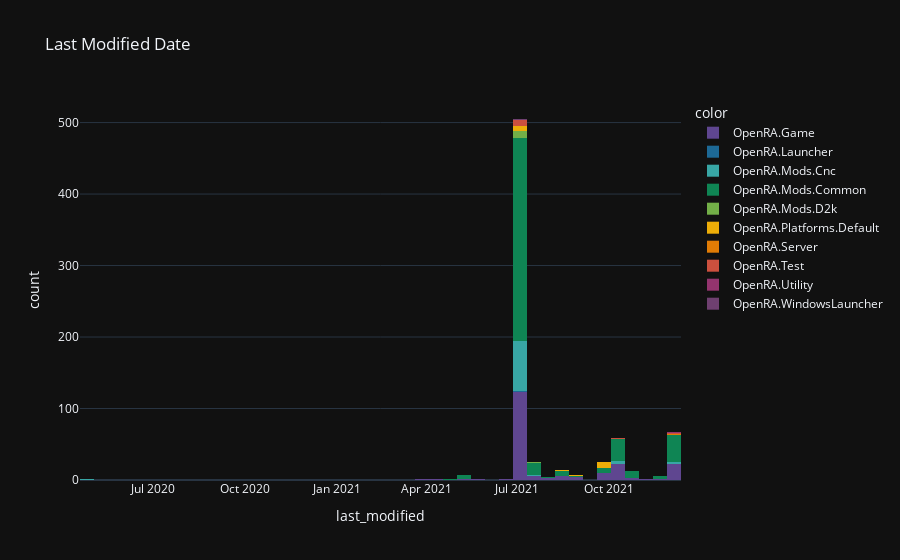

Notebook cell for this chart:
### Code cell
# Histogram of lines of code
fig = px.histogram(df_grouped,
                   x="last_modified",
                   color=df_grouped.index.get_level_values(1),
                   title='Last Modified Date',
                   labels={'lines': 'Lines of Code'},
                   template=template,
                   color_discrete_sequence=theme)
fig.show()

### Figure 1 — Plotly figure (JSON) as saved in the notebook; plotly's stock layout.template omitted (floating-point values rounded to 4 significant figures; data arrays with more than 128 entries replaced by an {"elided": "..."} marker saying what was removed)
{"data": [{"alignmentgroup": "True", "bingroup": "x", "hovertemplate": "color=OpenRA.Game<br>last_modified=%{x}<br>count=%{y}<extra></extra>", "legendgroup": "OpenRA.Game", "marker": {"color": "rgb(95, 70, 144)", "pattern": {"shape": ""}}, "name": "OpenRA.Game", "offsetgroup": "OpenRA.Game", "orientation": "v", "showlegend": true, "type": "histogram", "x": {"elided": "206 str values"}, "xaxis": "x", "yaxis": "y"}, {"alignmentgroup": "True", "bingroup": "x", "hovertemplate": "color=OpenRA.Launcher<br>last_modified=%{x}<br>count=%{y}<extra></extra>", "legendgroup": "OpenRA.Launcher", "marker": {"color": "rgb(29, 105, 150)", "pattern": {"shape": ""}}, "name": "OpenRA.Launcher", "offsetgroup": "OpenRA.Launcher", "orientation": "v", "showlegend": true, "type": "histogram", "x": ["2021-06-29 16:34:36+02:00"], "xaxis": "x", "yaxis": "y"}, {"alignmentgroup": "True", "bingroup": "x", "hovertemplate": "color=OpenRA.Mods.Cnc<br>last_modified=%{x}<br>count=%{y}<extra></extra>", "legendgroup": "OpenRA.Mods.Cnc", "marker": {"color": "rgb(56, 166, 165)", "pattern": {"shape": ""}}, "name": "OpenRA.Mods.Cnc", "offsetgroup": "OpenRA.Mods.Cnc", "orientation": "v", "showlegend": true, "type": "histogram", "x": ["2021-06-29 16:34:36+02:00", "2021-06-29 16:34:36+02:00", "2021-06-29 16:34:36+02:00", "2021-06-29 16:34:36+02:00", "2021-12-05 13:27:29+01:00", "2021-06-29 16:34:36+02:00", "2021-06-29 16:34:36+02:00", "2021-06-29 16:34:36+02:00", "2021-06-29 16:34:36+02:00", "2021-06-29 16:34:36+02:00", "2021-06-29 16:34:36+02:00", "2021-06-29 16:34:36+02:00", "2021-06-29 16:34:36+02:00", "2021-06-29 16:34:36+02:00", "2021-06-29 16:34:36+02:00", "2021-10-09 13:47:19+01:00", "2021-06-29 16:34:36+02:00", "2021-06-29 16:34:36+02:00", "2021-06-29 16:34:36+02:00", "2021-06-29 16:34:36+02:00", "2021-06-29 16:34:36+02:00", "2021-06-29 16:34:36+02:00", "2021-06-29 16:34:36+02:00", "2020-04-25 21:08:11+02:00", "2021-06-29 16:34:36+02:00", "2021-06-29 16:34:36+02:00", "2021-06-29 16:34:36+02:00", "2021-06-29 16:34:36+02:00", "2021-06-29 16:34:36+02:00", "2021-06-29 16:34:36+02:00", "2021-10-09 13:47:19+01:00", "2021-06-29 16:34:36+02:00", "2021-06-29 16:34:36+02:00", "2021-06-29 16:34:36+02:00", "2021-06-29 16:34:36+02:00", "2021-06-29 16:34:36+02:00", "2021-06-29 16:34:36+02:00", "2021-06-29 16:34:36+02:00", "2021-06-29 16:34:36+02:00", "2021-06-29 16:34:36+02:00", "2021-06-29 16:34:36+02:00", "2021-06-29 16:34:36+02:00", "2021-06-29 16:34:36+02:00", "2021-06-29 16:34:36+02:00", "2021-06-29 16:34:36+02:00", "2021-06-29 16:34:36+02:00", "2021-06-29 16:34:36+02:00", "2021-06-29 16:34:36+02:00", "2021-06-29 16:34:36+02:00", "2021-06-29 16:34:36+02:00", "2021-06-29 16:34:36+02:00", "2021-06-29 16:34:36+02:00", "2021-06-29 16:34:36+02:00", "2021-06-29 16:34:36+02:00", "2021-06-29 16:34:36+02:00", "2021-06-29 16:34:36+02:00", "2021-06-29 16:34:36+02:00", "2021-06-29 16:34:36+02:00", "2021-06-29 16:34:36+02:00", "2021-06-29 16:34:36+02:00", "2021-12-05 16:22:22+00:00", "2021-06-29 16:34:36+02:00", "2021-10-12 23:20:45+03:00", "2021-06-29 16:34:36+02:00", "2021-06-29 16:34:36+02:00", "2021-10-12 23:20:45+03:00", "2021-06-29 16:34:36+02:00", "2021-12-05 13:27:29+01:00", "2021-06-29 16:34:36+02:00", "2021-06-29 16:34:36+02:00", "2021-06-29 16:34:36+02:00", "2021-06-29 16:34:36+02:00", "2021-08-20 12:47:35+01:00", "2021-06-29 16:34:36+02:00", "2021-06-29 16:34:36+02:00", "2021-06-29 16:34:36+02:00", "2021-06-29 16:34:36+02:00", "2021-06-29 16:34:36+02:00", "2021-06-29 16:34:36+02:00", "2021-06-29 16:34:36+02:00", "2021-07-11 12:24:56+02:00"], "xaxis": "x", "yaxis": "y"}, {"alignmentgroup": "True", "bingroup": "x", "hovertemplate": "color=OpenRA.Mods.Common<br>last_modified=%{x}<br>count=%{y}<extra></extra>", "legendgroup": "OpenRA.Mods.Common", "marker": {"color": "rgb(15, 133, 84)", "pattern": {"shape": ""}}, "name": "OpenRA.Mods.Common", "offsetgroup": "OpenRA.Mods.Common", "orientation": "v", "showlegend": true, "type": "histogram", "x": {"elided": "408 str values"}, "xaxis": "x", "yaxis": "y"}, {"alignmentgroup": "True", "bingroup": "x", "hovertemplate": "color=OpenRA.Mods.D2k<br>last_modified=%{x}<br>count=%{y}<extra></extra>", "legendgroup": "OpenRA.Mods.D2k", "marker": {"color": "rgb(115, 175, 72)", "pattern": {"shape": ""}}, "name": "OpenRA.Mods.D2k", "offsetgroup": "OpenRA.Mods.D2k", "orientation": "v", "showlegend": true, "type": "histogram", "x": ["2021-07-22 20:25:31+01:00", "2021-06-29 16:34:36+02:00", "2021-06-29 16:34:36+02:00", "2021-06-29 16:34:36+02:00", "2021-06-29 16:34:36+02:00", "2021-06-29 16:34:36+02:00", "2021-06-29 16:34:36+02:00", "2021-06-29 16:34:36+02:00", "2021-06-29 16:34:36+02:00", "2021-06-29 16:34:36+02:00", "2021-06-29 16:34:36+02:00"], "xaxis": "x", "yaxis": "y"}, {"alignmentgroup": "True", "bingroup": "x", "hovertemplate": "color=OpenRA.Platforms.Default<br>last_modified=%{x}<br>count=%{y}<extra></extra>", "legendgroup": "OpenRA.Platforms.Default", "marker": {"color": "rgb(237, 173, 8)", "pattern": {"shape": ""}}, "name": "OpenRA.Platforms.Default", "offsetgroup": "OpenRA.Platforms.Default", "orientation": "v", "showlegend": true, "type": "histogram", "x": ["2021-06-29 16:34:36+02:00", "2021-08-22 20:59:13+02:00", "2021-10-02 21:09:32+07:00", "2021-06-29 16:34:36+02:00", "2021-06-29 16:34:36+02:00", "2021-06-29 16:34:36+02:00", "2021-09-28 23:34:26+02:00", "2021-09-26 09:59:02+01:00", "2021-09-20 20:39:17+01:00", "2021-10-02 21:09:32+07:00", "2021-06-29 16:34:36+02:00", "2021-09-26 13:14:52+01:00", "2021-06-29 16:34:36+02:00", "2021-10-02 21:09:32+07:00", "2021-08-10 21:40:21+02:00", "2021-06-29 16:34:36+02:00", "2021-10-02 21:09:32+07:00"], "xaxis": "x", "yaxis": "y"}, {"alignmentgroup": "True", "bingroup": "x", "hovertemplate": "color=OpenRA.Server<br>last_modified=%{x}<br>count=%{y}<extra></extra>", "legendgroup": "OpenRA.Server", "marker": {"color": "rgb(225, 124, 5)", "pattern": {"shape": ""}}, "name": "OpenRA.Server", "offsetgroup": "OpenRA.Server", "orientation": "v", "showlegend": true, "type": "histogram", "x": ["2021-12-05 13:26:40+01:00"], "xaxis": "x", "yaxis": "y"}, {"alignmentgroup": "True", "bingroup": "x", "hovertemplate": "color=OpenRA.Test<br>last_modified=%{x}<br>count=%{y}<extra></extra>", "legendgroup": "OpenRA.Test", "marker": {"color": "rgb(204, 80, 62)", "pattern": {"shape": ""}}, "name": "OpenRA.Test", "offsetgroup": "OpenRA.Test", "orientation": "v", "showlegend": true, "type": "histogram", "x": ["2021-06-29 16:34:36+02:00", "2021-06-29 16:34:36+02:00", "2021-06-29 16:34:36+02:00", "2021-06-29 16:34:36+02:00", "2021-12-05 16:22:22+00:00", "2021-06-29 16:34:36+02:00", "2021-06-29 16:34:36+02:00", "2021-06-29 16:34:36+02:00", "2021-06-29 16:34:36+02:00", "2021-10-10 12:41:54+01:00", "2021-12-05 16:22:22+00:00", "2021-06-29 16:34:36+02:00"], "xaxis": "x", "yaxis": "y"}, {"alignmentgroup": "True", "bingroup": "x", "hovertemplate": "color=OpenRA.Utility<br>last_modified=%{x}<br>count=%{y}<extra></extra>", "legendgroup": "OpenRA.Utility", "marker": {"color": "rgb(148, 52, 110)", "pattern": {"shape": ""}}, "name": "OpenRA.Utility", "offsetgroup": "OpenRA.Utility", "orientation": "v", "showlegend": true, "type": "histogram", "x": ["2021-12-05 13:26:40+01:00"], "xaxis": "x", "yaxis": "y"}, {"alignmentgroup": "True", "bingroup": "x", "hovertemplate": "color=OpenRA.WindowsLauncher<br>last_modified=%{x}<br>count=%{y}<extra></extra>", "legendgroup": "OpenRA.WindowsLauncher", "marker": {"color": "rgb(111, 64, 112)", "pattern": {"shape": ""}}, "name": "OpenRA.WindowsLauncher", "offsetgroup": "OpenRA.WindowsLauncher", "orientation": "v", "showlegend": true, "type": "histogram", "x": ["2021-06-29 16:34:36+02:00"], "xaxis": "x", "yaxis": "y"}], "layout": {"barmode": "relative", "legend": {"title": {"text": "color"}, "tracegroupgap": 0}, "title": {"text": "Last Modified Date"}, "xaxis": {"anchor": "y", "domain": [0, 1], "title": {"text": "last_modified"}}, "yaxis": {"anchor": "x", "domain": [0, 1], "title": {"text": "count"}}}}
